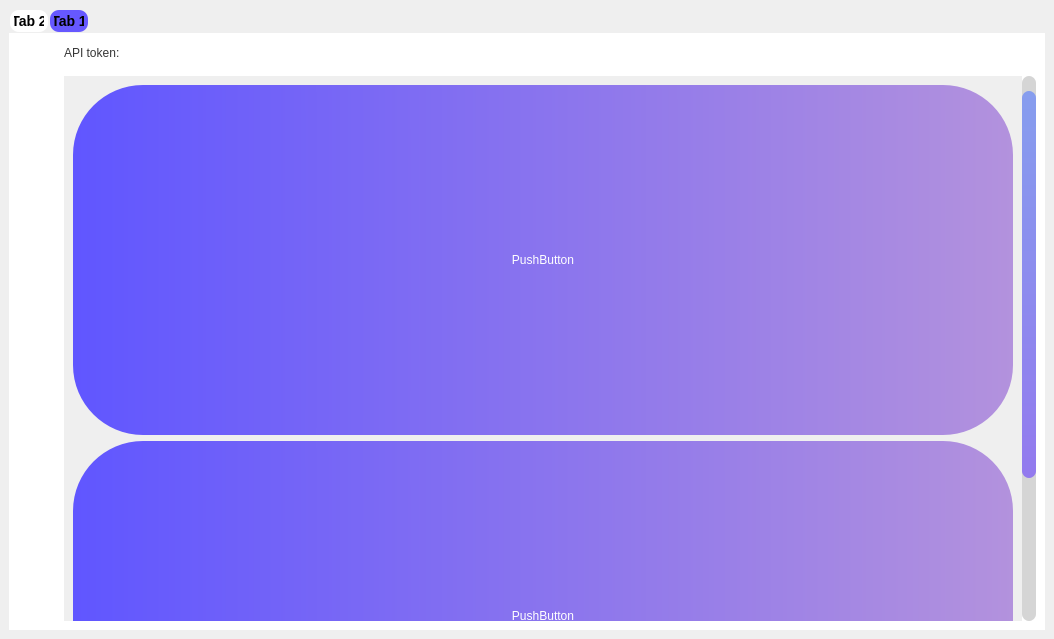
<?xml version="1.0" encoding="UTF-8"?>
<ui version="4.0">
 <class>MainWindow</class>
 <widget class="QMainWindow" name="MainWindow">
  <property name="geometry">
   <rect>
    <x>0</x>
    <y>0</y>
    <width>1054</width>
    <height>639</height>
   </rect>
  </property>
  <property name="windowTitle">
   <string>MainWindow</string>
  </property>
  <widget class="QWidget" name="centralwidget">
   <property name="enabled">
    <bool>true</bool>
   </property>
   <property name="autoFillBackground">
    <bool>false</bool>
   </property>
   <layout class="QGridLayout" name="gridLayout">
    <item row="1" column="0">
     <widget class="QTabWidget" name="tabWidget">
      <property name="styleSheet">
       <string notr="true">QTabWidget::pane {
    background: white;
	border:5px white;
}

QTabBar::tab {
	background-color: rgb(255, 255, 255);
    border-style: outset;
    border-width: 2px;
    border-radius: 10px;
    border-color:rgba(255, 255, 255, 0) ;
    font: bold 14px;
    min-width: 10em;
    padding:3px;

}
QTabBar::tab:selected {
    background-color: rgb(102, 88, 255);
}
QTabBar::tab:!selected:hover {
    background: rgb(135, 156, 238);
}</string>
      </property>
      <property name="currentIndex">
       <number>1</number>
      </property>
      <widget class="QWidget" name="tab_2">
       <attribute name="title">
        <string>Tab 2</string>
       </attribute>
       <layout class="QVBoxLayout" name="verticalLayout_5">
        <item>
         <widget class="QGroupBox" name="groupBox">
          <property name="title">
           <string>GroupBox</string>
          </property>
          <layout class="QVBoxLayout" name="verticalLayout_4">
           <item>
            <widget class="QLabel" name="label">
             <property name="styleSheet">
              <string notr="true">font: 63 55pt &quot;Oceanwide QLt&quot;;
color:rgb(13, 9, 39);
</string>
             </property>
             <property name="text">
              <string>Welcome......</string>
             </property>
            </widget>
           </item>
          </layout>
         </widget>
        </item>
        <item>
         <widget class="QGroupBox" name="groupBox_2">
          <property name="title">
           <string>GroupBox</string>
          </property>
          <layout class="QHBoxLayout" name="horizontalLayout_2">
           <item>
            <widget class="QToolButton" name="toolButton">
             <property name="styleSheet">
              <string notr="true">QToolButton{
	border-radius: 10px;
	height: 30px;
	width: 50px;
	background-color: rgb(162, 82, 251);
}</string>
             </property>
             <property name="text">
              <string>...</string>
             </property>
            </widget>
           </item>
           <item>
            <widget class="QPushButton" name="pushButton_2">
             <property name="styleSheet">
              <string notr="true">QPushButton{
	border-radius: 5px;
	height: 30px;
	background-color: rgb(115, 114, 243);
}</string>
             </property>
             <property name="text">
              <string>PushButton</string>
             </property>
            </widget>
           </item>
           <item>
            <widget class="QPushButton" name="pushButton_4">
             <property name="sizePolicy">
              <sizepolicy hsizetype="Minimum" vsizetype="Maximum">
               <horstretch>0</horstretch>
               <verstretch>0</verstretch>
              </sizepolicy>
             </property>
             <property name="styleSheet">
              <string notr="true">QPushButton{
	border-radius: 5px;
	height: 30px;
	background-color:rgb(64, 149, 233);
}</string>
             </property>
             <property name="text">
              <string>PushButton</string>
             </property>
            </widget>
           </item>
          </layout>
         </widget>
        </item>
        <item>
         <widget class="QGroupBox" name="groupBox_3">
          <property name="title">
           <string>GroupBox</string>
          </property>
          <layout class="QVBoxLayout" name="verticalLayout_3">
           <item>
            <widget class="QLabel" name="label_2">
             <property name="text">
              <string>TextLabel</string>
             </property>
            </widget>
           </item>
           <item>
            <widget class="QComboBox" name="comboBox">
             <property name="minimumSize">
              <size>
               <width>104</width>
               <height>40</height>
              </size>
             </property>
             <property name="styleSheet">
              <string notr="true">QComboBox {
border: 0px;
border-radius: 5px;
background:qlineargradient(spread:pad, x1:0, y1:0, x2:1, y2:0, stop:0 rgba(79, 117, 255, 255), stop:0.0113636 rgba(182, 68, 255, 255), stop:1 rgba(0, 193, 221, 255));
padding: 1px 23px 1px 3px;
min-width: 6em;

}</string>
             </property>
             <item>
              <property name="text">
               <string>Bot 1</string>
              </property>
             </item>
             <item>
              <property name="text">
               <string>Bot 2</string>
              </property>
             </item>
            </widget>
           </item>
           <item>
            <spacer name="verticalSpacer_2">
             <property name="orientation">
              <enum>Qt::Vertical</enum>
             </property>
             <property name="sizeType">
              <enum>QSizePolicy::Fixed</enum>
             </property>
             <property name="sizeHint" stdset="0">
              <size>
               <width>20</width>
               <height>130</height>
              </size>
             </property>
            </spacer>
           </item>
          </layout>
         </widget>
        </item>
       </layout>
      </widget>
      <widget class="QWidget" name="tab">
       <attribute name="title">
        <string>Tab 1</string>
       </attribute>
       <layout class="QGridLayout" name="gridLayout_2">
        <item row="0" column="1">
         <layout class="QHBoxLayout" name="horizontalLayout">
          <item>
           <widget class="QLabel" name="label_3">
            <property name="styleSheet">
             <string notr="true">font: 63 25pt &quot;Oceanwide QLt&quot;;
color:rgb(54, 54, 54);
</string>
            </property>
            <property name="text">
             <string>API token:</string>
            </property>
           </widget>
          </item>
          <item>
           <widget class="QPushButton" name="pushButton_5">
            <property name="text">
             <string/>
            </property>
            <property name="icon">
             <iconset>
              <normaloff>Assets/Buttons/input_button.png</normaloff>Assets/Buttons/input_button.png</iconset>
            </property>
            <property name="iconSize">
             <size>
              <width>30</width>
              <height>30</height>
             </size>
            </property>
            <property name="flat">
             <bool>true</bool>
            </property>
           </widget>
          </item>
          <item>
           <spacer name="horizontalSpacer">
            <property name="orientation">
             <enum>Qt::Horizontal</enum>
            </property>
            <property name="sizeHint" stdset="0">
             <size>
              <width>40</width>
              <height>20</height>
             </size>
            </property>
           </spacer>
          </item>
         </layout>
        </item>
        <item row="0" column="0" rowspan="3">
         <layout class="QVBoxLayout" name="verticalLayout">
          <property name="spacing">
           <number>9</number>
          </property>
          <item>
           <widget class="QPushButton" name="run_bot_button">
            <property name="maximumSize">
             <size>
              <width>55</width>
              <height>70</height>
             </size>
            </property>
            <property name="text">
             <string/>
            </property>
            <property name="icon">
             <iconset>
              <normaloff>Assets/Buttons/run_bot_button.png</normaloff>Assets/Buttons/run_bot_button.png</iconset>
            </property>
            <property name="iconSize">
             <size>
              <width>100</width>
              <height>100</height>
             </size>
            </property>
            <property name="flat">
             <bool>true</bool>
            </property>
           </widget>
          </item>
          <item>
           <widget class="QPushButton" name="pause_button">
            <property name="maximumSize">
             <size>
              <width>55</width>
              <height>70</height>
             </size>
            </property>
            <property name="text">
             <string/>
            </property>
            <property name="icon">
             <iconset>
              <normaloff>Assets/Buttons/pause_button.png</normaloff>Assets/Buttons/pause_button.png</iconset>
            </property>
            <property name="iconSize">
             <size>
              <width>100</width>
              <height>100</height>
             </size>
            </property>
            <property name="flat">
             <bool>true</bool>
            </property>
           </widget>
          </item>
          <item>
           <widget class="QLabel" name="line_label">
            <property name="maximumSize">
             <size>
              <width>70</width>
              <height>5</height>
             </size>
            </property>
            <property name="text">
             <string/>
            </property>
            <property name="pixmap">
             <pixmap>Assets/BG/line.png</pixmap>
            </property>
           </widget>
          </item>
          <item>
           <widget class="QPushButton" name="plus_button">
            <property name="maximumSize">
             <size>
              <width>55</width>
              <height>70</height>
             </size>
            </property>
            <property name="text">
             <string/>
            </property>
            <property name="icon">
             <iconset>
              <normaloff>Assets/Buttons/plus_button.png</normaloff>Assets/Buttons/plus_button.png</iconset>
            </property>
            <property name="iconSize">
             <size>
              <width>100</width>
              <height>100</height>
             </size>
            </property>
            <property name="flat">
             <bool>true</bool>
            </property>
           </widget>
          </item>
          <item>
           <widget class="QPushButton" name="undo_button">
            <property name="maximumSize">
             <size>
              <width>50</width>
              <height>70</height>
             </size>
            </property>
            <property name="text">
             <string/>
            </property>
            <property name="icon">
             <iconset>
              <normaloff>Assets/Buttons/undo_button.png</normaloff>Assets/Buttons/undo_button.png</iconset>
            </property>
            <property name="iconSize">
             <size>
              <width>100</width>
              <height>100</height>
             </size>
            </property>
            <property name="flat">
             <bool>true</bool>
            </property>
           </widget>
          </item>
          <item>
           <widget class="QPushButton" name="plus_button_3">
            <property name="maximumSize">
             <size>
              <width>50</width>
              <height>70</height>
             </size>
            </property>
            <property name="text">
             <string/>
            </property>
            <property name="icon">
             <iconset>
              <normaloff>Assets/Buttons/plus_button.png</normaloff>Assets/Buttons/plus_button.png</iconset>
            </property>
            <property name="iconSize">
             <size>
              <width>100</width>
              <height>100</height>
             </size>
            </property>
            <property name="flat">
             <bool>true</bool>
            </property>
           </widget>
          </item>
          <item>
           <spacer name="verticalSpacer">
            <property name="orientation">
             <enum>Qt::Vertical</enum>
            </property>
            <property name="sizeHint" stdset="0">
             <size>
              <width>20</width>
              <height>40</height>
             </size>
            </property>
           </spacer>
          </item>
         </layout>
        </item>
        <item row="2" column="1">
         <widget class="QScrollArea" name="scrollArea">
          <property name="autoFillBackground">
           <bool>false</bool>
          </property>
          <property name="styleSheet">
           <string notr="true">QScrollArea {
    border: 10px;
	border-radius: 7px;
    }
/* VERTICAL SCROLLBAR */
 QScrollBar:vertical {
	border: none;
    background: rgb(213, 213, 213);
    width: 14px;
    margin: 15px 0 15px 0;
	border-radius: 0px;
 }

/*  HANDLE BAR VERTICAL */
QScrollBar::handle:vertical {
	background-color:qlineargradient(spread:pad, x1:0, y1:1, x2:0, y2:0, stop:0 rgba(100, 57, 255, 150), stop:0.991071 rgba(79, 117, 255, 150));
	min-height: 10px;
	max-height: 10px;
	border-radius: 7px;
}
QScrollBar::handle:vertical:hover{
	background-color:qlineargradient(spread:pad, x1:0, y1:1, x2:0, y2:0, stop:0 rgba(100, 57, 255, 200), stop:0.991071 rgba(79, 117, 255, 200));

}
QScrollBar::handle:vertical:pressed {
	background-color:qlineargradient(spread:pad, x1:0, y1:1, x2:0, y2:0, stop:0 rgba(100, 57, 255, 255), stop:0.991071 rgba(79, 117, 255, 255));



}

/* BTN TOP - SCROLLBAR */
QScrollBar::sub-line:vertical {
	border: none;
    background: rgb(213, 213, 213);
	height: 15px;
	border-top-left-radius: 7px;
	border-top-right-radius: 7px;
	subcontrol-position: top;
	subcontrol-origin: margin;
}
QScrollBar::sub-line:vertical:hover {
	background-color:rgb(213, 213, 213);
}
QScrollBar::sub-line:vertical:pressed {
	background-color:  rgb(235, 235, 235);
}

/* BTN BOTTOM - SCROLLBAR */
QScrollBar::add-line:vertical {
	border: none;
    background: rgb(213, 213, 213);
	height: 15px;
	border-bottom-left-radius: 7px;
	border-bottom-right-radius: 7px;
	subcontrol-position: bottom;
	subcontrol-origin: margin;
}
QScrollBar::add-line:vertical:hover {
	background-color: rgb(213, 213, 213);
}
QScrollBar::add-line:vertical:pressed {
	background-color: rgb(235, 235, 235);
}

/* RESET ARROW */
QScrollBar::up-arrow:vertical, QScrollBar::down-arrow:vertical {
	background: none;
}
QScrollBar::add-page:vertical, QScrollBar::sub-page:vertical {
	background: none;
}</string>
          </property>
          <property name="verticalScrollBarPolicy">
           <enum>Qt::ScrollBarAlwaysOn</enum>
          </property>
          <property name="widgetResizable">
           <bool>true</bool>
          </property>
          <widget class="QWidget" name="scrollAreaWidgetContents_4">
           <property name="geometry">
            <rect>
             <x>0</x>
             <y>0</y>
             <width>926</width>
             <height>724</height>
            </rect>
           </property>
           <layout class="QVBoxLayout" name="verticalLayout_2">
            <item>
             <widget class="QPushButton" name="pushButton">
              <property name="minimumSize">
               <size>
                <width>100</width>
                <height>350</height>
               </size>
              </property>
              <property name="styleSheet">
               <string notr="true">QPushButton{
	border-radius: 70px;
	background-color: qlineargradient(spread:pad, x1:0, y1:0, x2:1, y2:0, stop:0 rgba(96, 86, 255, 255), stop:1 rgba(179, 146, 221, 255));
	font: 63 56pt &quot;Oceanwide QLt&quot;;
	color: rgb(255, 255, 255);
}</string>
              </property>
              <property name="text">
               <string>PushButton</string>
              </property>
             </widget>
            </item>
            <item>
             <widget class="QPushButton" name="pushButton_3">
              <property name="minimumSize">
               <size>
                <width>100</width>
                <height>350</height>
               </size>
              </property>
              <property name="styleSheet">
               <string notr="true">QPushButton{
	border-radius: 70px;
	background-color: qlineargradient(spread:pad, x1:0, y1:0, x2:1, y2:0, stop:0 rgba(96, 86, 255, 255), stop:1 rgba(179, 146, 221, 255));
	font: 63 56pt &quot;Oceanwide QLt&quot;;
	color: rgb(255, 255, 255);
}</string>
              </property>
              <property name="text">
               <string>PushButton</string>
              </property>
             </widget>
            </item>
           </layout>
          </widget>
         </widget>
        </item>
       </layout>
      </widget>
     </widget>
    </item>
   </layout>
  </widget>
 </widget>
 <resources/>
 <connections/>
</ui>
